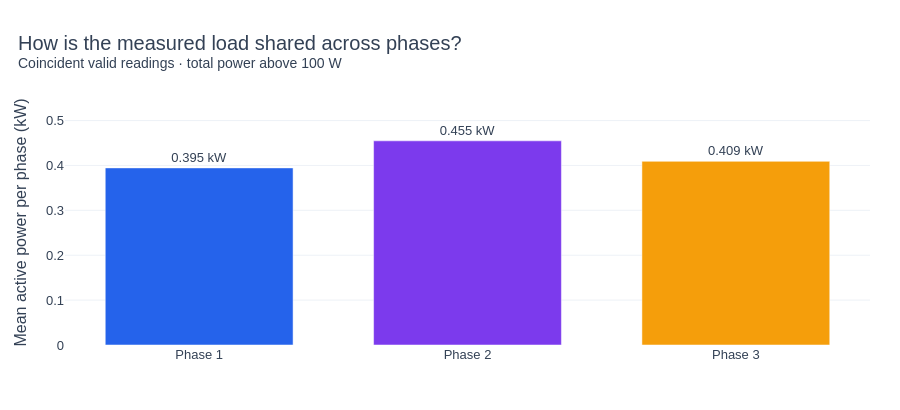

The notebook cell this image was saved under:
### Code cell
phase_names = [f"P{i}" for i in (1, 2, 3)]
phase_means = None
if all(c in quality["rules"] and not quality["rules"][c]["status"].startswith("unverified") for c in phase_names):
    phase_stats = telemetry.select(target_sensor, *phase_names).filter(
        (pl.col(target_sensor) > LOW_POWER_W) & pl.all_horizontal([pl.col(c).is_finite() for c in phase_names])
    ).select(*[(pl.col(c).mean() / 1000).alias(c) for c in phase_names]).collect(engine="streaming")
    phase_means = phase_stats.row(0)
    if all(v is not None for v in phase_means):
        fig_phase = go.Figure(go.Bar(x=["Phase 1", "Phase 2", "Phase 3"], y=list(phase_means),
            marker_color=[BLUE, PURPLE, ORANGE], text=[f"{v:.3f} kW" for v in phase_means], textposition="outside"))
        fig_phase.update_yaxes(title="Mean active power per phase (kW)", rangemode="tozero")
        fig_phase.update_layout(showlegend=False)
        polish(fig_phase, "How is the measured load shared across phases?", "Coincident valid readings · total power above 100 W")
        report(f"Mean phase powers are **{phase_means[0]:.3f}, {phase_means[1]:.3f} and {phase_means[2]:.3f} kW** during higher-power readings.\nDifferences can guide a wiring or load review. They do not prove motor wear; production load and maintenance evidence are still needed.")
    else:
        report("There are no coincident valid phase readings during higher-power use. Motor health cannot be inferred from the available data.")
else:
    report("Verified phase-power measurements are unavailable. Power history alone cannot diagnose motor wear.")

### Figure 1 — Plotly figure (JSON) as saved in the notebook; plotly's stock layout.template omitted (floating-point values rounded to 4 significant figures)
{"data": [{"cliponaxis": false, "marker": {"color": ["#2563eb", "#7c3aed", "#f59e0b"]}, "text": ["0.395 kW", "0.455 kW", "0.409 kW"], "textposition": "outside", "type": "bar", "x": ["Phase 1", "Phase 2", "Phase 3"], "y": [0.3946, 0.4548, 0.4092]}], "layout": {"bargap": 0.3, "font": {"color": "#334155", "family": "Arial", "size": 13}, "height": 410, "hoverlabel": {"bgcolor": "white"}, "legend": {"orientation": "h", "x": 0, "y": 1.01, "yanchor": "bottom"}, "margin": {"b": 65, "l": 65, "r": 30, "t": 100}, "paper_bgcolor": "white", "plot_bgcolor": "white", "showlegend": false, "title": {"font": {"size": 20}, "text": "How is the measured load shared across phases?<br><sup>Coincident valid readings · total power above 100 W</sup>", "x": 0.02}, "xaxis": {"automargin": true, "showgrid": false, "zeroline": false}, "yaxis": {"automargin": true, "gridcolor": "#eef2f7", "range": [0, 0.5458], "rangemode": "tozero", "title": {"text": "Mean active power per phase (kW)"}, "zeroline": false}}}
